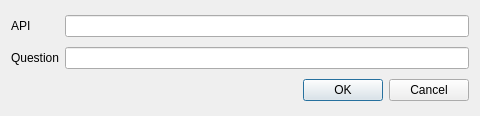
<?xml version="1.0" encoding="UTF-8"?>
<ui version="4.0">
 <class>SearchDlg</class>
 <widget class="QDialog" name="SearchDlg">
  <property name="geometry">
   <rect>
    <x>0</x>
    <y>0</y>
    <width>480</width>
    <height>116</height>
   </rect>
  </property>
  <property name="windowTitle">
   <string>Search for help</string>
  </property>
  <property name="windowIcon">
   <iconset resource="Resource.qrc">
    <normaloff>:/Images/Search.png</normaloff>:/Images/Search.png</iconset>
  </property>
  <layout class="QGridLayout" name="gridLayout">
   <item row="0" column="0">
    <widget class="QLabel" name="label_2">
     <property name="text">
      <string>API</string>
     </property>
    </widget>
   </item>
   <item row="0" column="1">
    <widget class="QLineEdit" name="leAPI"/>
   </item>
   <item row="1" column="0">
    <widget class="QLabel" name="label">
     <property name="text">
      <string>Question</string>
     </property>
    </widget>
   </item>
   <item row="1" column="1">
    <widget class="QLineEdit" name="leQuestion"/>
   </item>
   <item row="2" column="0" colspan="2">
    <widget class="QDialogButtonBox" name="buttonBox">
     <property name="orientation">
      <enum>Qt::Horizontal</enum>
     </property>
     <property name="standardButtons">
      <set>QDialogButtonBox::Cancel|QDialogButtonBox::Ok</set>
     </property>
    </widget>
   </item>
  </layout>
 </widget>
 <resources>
  <include location="Resource.qrc"/>
 </resources>
 <connections>
  <connection>
   <sender>buttonBox</sender>
   <signal>accepted()</signal>
   <receiver>SearchDlg</receiver>
   <slot>accept()</slot>
   <hints>
    <hint type="sourcelabel">
     <x>248</x>
     <y>254</y>
    </hint>
    <hint type="destinationlabel">
     <x>157</x>
     <y>274</y>
    </hint>
   </hints>
  </connection>
  <connection>
   <sender>buttonBox</sender>
   <signal>rejected()</signal>
   <receiver>SearchDlg</receiver>
   <slot>reject()</slot>
   <hints>
    <hint type="sourcelabel">
     <x>316</x>
     <y>260</y>
    </hint>
    <hint type="destinationlabel">
     <x>286</x>
     <y>274</y>
    </hint>
   </hints>
  </connection>
 </connections>
</ui>
